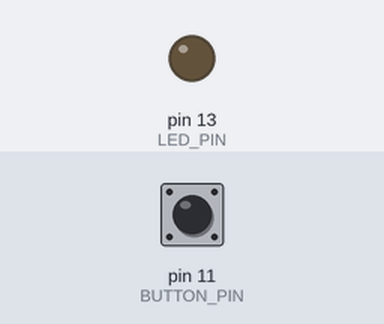
This sketch was run on a simulated Arduino Uno, built with avr-gcc and run on an emulated ATmega328P. Shown: output pins drawn as LEDs (lit = HIGH). Inputs (shaded band) come from the test bench; at power-on: pin 11 (BUTTON_PIN) HIGH.

Above: at 1.2 s.
1.3 s: pin 11 (BUTTON_PIN) pulled LOW for 0.15 s
At 1.38 s:
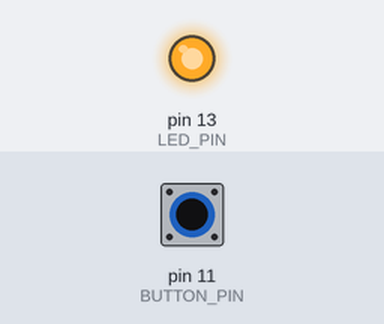
2.9 s: pin 11 (BUTTON_PIN) pulled LOW for 3.2 s
At 7.4 s:
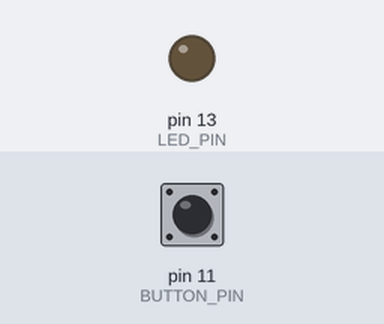
Timing chart, 0 to 8.9 s (numbered marks = the images above; inputs shaded):
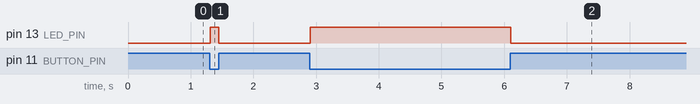

Measured:
- after the input at 1.3 s, pin 13 (LED_PIN): LOW → HIGH at once, → LOW 0.14 s later
- after the input at 2.9 s, pin 13 (LED_PIN): LOW → HIGH at once, → LOW 3.2 s later

The sketch:

T0001.ino
```cpp
//T0001 - Test

// Pololu Github - https://github.com/pololu/pushbutton-arduino
#include <Pushbutton.h>

#define LED_PIN 13
#define BUTTON_PIN 11

Pushbutton button(BUTTON_PIN);

void setup()
{
  pinMode(LED_PIN, OUTPUT);
  digitalWrite(LED_PIN, LOW);
}

void loop()
{
    digitalWrite(LED_PIN, LOW);      // LED OFF
    while (button.isPressed())      // wait for button to be released
    {
        delay(10);                   // debounce the button release
        digitalWrite(LED_PIN, HIGH); // LED ON
    };
}
```
